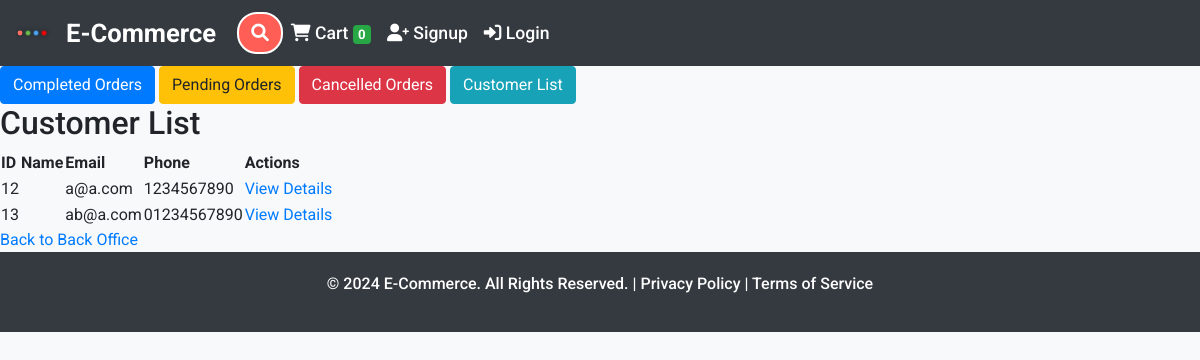
The app's page /customers/ with its own data.
### store/models/customer.py (models this page shows, shortened)
class Customer(models.Model):
    first_name = models.CharField(max_length=50)
    last_name = models.CharField (max_length=50)
    phone = models.CharField(max_length=10)
    email=models.EmailField()
    password = models.CharField(max_length=100)
    reward_points = models.IntegerField(default=0)
    wishlist = models.JSONField(default=list)

### store/views/backoffice.py (the view)
# urls.py: path('customers/', CustomerList.as_view(), name='customer_list'),  # URL for customer list
class CustomerList(View):
    def get(self, request):
        customers = Customer.objects.all()
        return render(request, 'customer_list.html', {'customers': customers})

### store/templates/customer_list.html
{% extends 'base.html' %}
{% block content %}
<div class="navigation">
    <a href="{% url 'completed_orders' %}" class="btn btn-primary">Completed Orders</a>
    <a href="{% url 'pending_orders' %}" class="btn btn-warning">Pending Orders</a>
    <a href="{% url 'cancelled_orders' %}" class="btn btn-danger">Cancelled Orders</a>
    <a href="{% url 'customer_list' %}" class="btn btn-info">Customer List</a>
</div>
<body>
    <h2>Customer List</h2>
    <table>
        <thead>
            <tr>
                <th>ID</th>
                <th>Name</th>
                <th>Email</th>
                <th>Phone</th>
                <th>Actions</th>
            </tr>
        </thead>
        <tbody>
            {% for customer in customers %}
            <tr>
                <td>{{ customer.id }}</td>
                <td>{{ customer.name }}</td>
                <td>{{ customer.email }}</td>
                <td>{{ customer.phone }}</td>
                <td><a href="{% url 'customer_details' customer.id %}">View Details</a></td>
            </tr>
            {% endfor %}
        </tbody>
    </table>
    <a href="{% url 'backoffice' %}">Back to Back Office</a>
</body>
{% endblock %}

### store/templates/base.html (style rules this page uses)
body { font-family: 'Roboto', sans-serif; background-color: #f8f9fa; color: #212529; }

### records on screen
Customer: id "12", email "a@a.com", phone "1234567890"
Customer: id "13", email "ab@a.com", phone "01234567890"

### other values on screen
{{ request.session.cart.keys|length }} "0"
